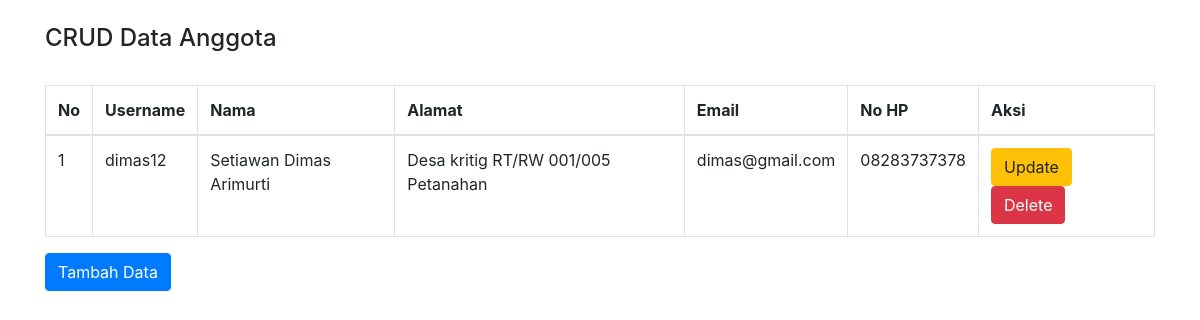
Before: / with the older database file.
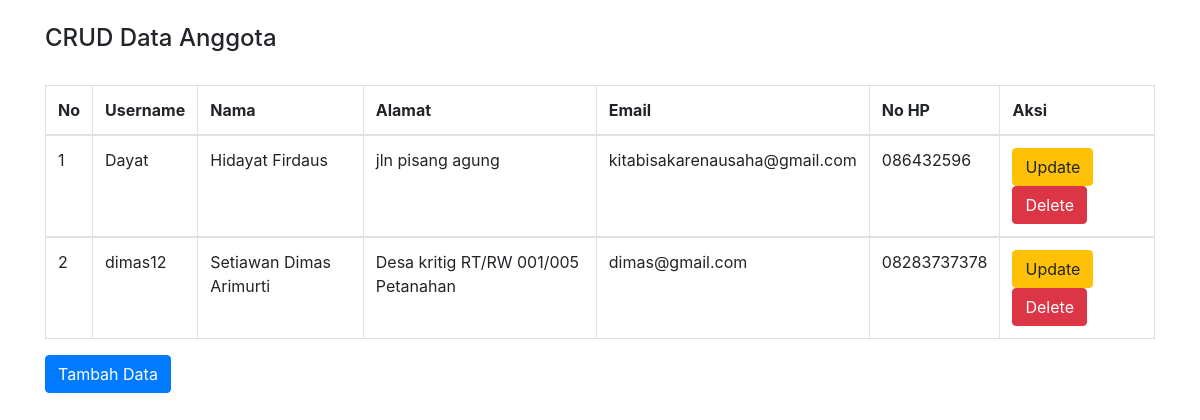
After: the same page with the newer database file.
### tables this page shows
CREATE TABLE `anggota` (
  `id_anggota` int(11) NOT NULL,
  `username` varchar(50) DEFAULT NULL,
  `nama` varchar(50) DEFAULT NULL,
  `alamat` varchar(50) DEFAULT NULL,
  `email` varchar(30) DEFAULT NULL,
  `no_hp` char(13) DEFAULT NULL
);

### index.php (the view, shortened to what this page needs)
<!DOCTYPE html>
<html>
<head>
    <link rel="stylesheet" href="bootstrap/css/bootstrap.min.css">
</head>
<body>
<div class="container">
    <br>
    <h4>CRUD Data Anggota</h4>
    <table class="table table-bordered table-hover">
        <br>
        <thead>
        <tr>
            <th>No</th>
            <th>Username</th>
            <th>Nama</th>
            <th>Alamat</th>
            <th>Email</th>
            <th>No HP</th>
            <th colspan='2'>Aksi</th>
        </tr>
        </thead>
        <?php
        include "koneksi.php";
        $sql="select * from anggota order by id_anggota desc";
        $hasil=mysqli_query($kon,$sql);
        $no=0;
        while ($data = mysqli_fetch_array($hasil)) {
            $no++;
            ?>
            <tbody>
            <tr>
                <td><?php echo $no;?></td>
                <td><?php echo $data["username"]; ?></td>
                <td><?php echo $data["nama"];   ?></td>
                <td><?php echo $data["alamat"];   ?></td>
                <td><?php echo $data["email"];   ?></td>
                <td><?php echo $data["no_hp"];   ?></td>
                <td>
                    <a href="update.php?id_anggota=<?php echo htmlspecialchars($data['id_anggota']); ?>" class="btn btn-warning" role="button">Update</a>
                    <a href="<?php echo htmlspecialchars($_SERVER["PHP_SELF"]);?>?id_anggota=<?php echo $data['id_anggota']; ?>" class="btn btn-danger" role="button">Delete</a>
                </td>
            </tr>
            </tbody>
            <?php
        }
        ?>
    </table>
    <a href="create.php" class="btn btn-primary" role="button">Tambah Data</a>
</div>
</body>
</html>

Changed rows visible on the page:
added anggota: username "Dayat", nama "Hidayat Firdaus", alamat "jln pisang agung", email "kitabisakarenausaha@gmail.com", no_hp "086432596"
